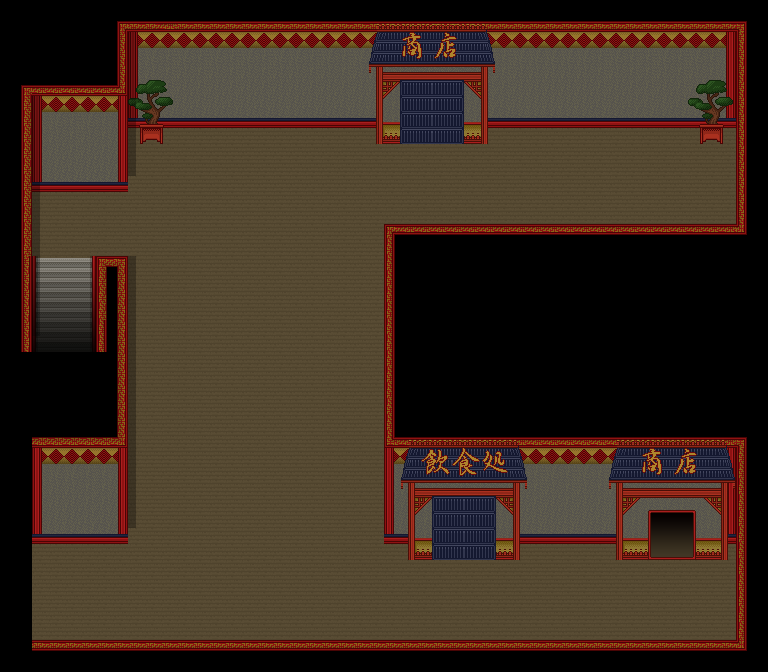

This is a level from a 2D game, rendered from its Tiled map with the project's own tilesets. A one-line summary and the map file follow, with tile-layer data summarised:
An orthogonal 48x42 tile map with 16x16 px tiles, 5 tile layers (Base, Obi, MonoShita, shutter, ...), 2 tilesets and 23 objects.

<map version="1.0" orientation="orthogonal" renderorder="right-down" width="48" height="42" tilewidth="16" tileheight="16" backgroundcolor="#000000" nextobjectid="31">
 <properties>
  <property name="z" value="-10" />
 </properties>
 <tileset firstgid="1" name="ST-Sewer-01" tilewidth="16" tileheight="16" tilecount="1504" columns="16">
  <image source="ST-Sewer-01.png" trans="aa55ff" width="256" height="1504" />
 </tileset>
 <tileset firstgid="1505" name="shopArea" tilewidth="16" tileheight="16" tilecount="851" columns="37">
  <image source="shopArea.png" width="592" height="368" />
 </tileset>
 <layer name="Base" width="48" height="42">
  <properties>
   <property name="z" value="-10" />
  </properties>
  <data>[2016 cells, 1509 non-empty, 68 distinct tile ids]</data>
 </layer>
 <layer name="Obi" width="48" height="42">
  <properties>
   <property name="z" value="-10" />
  </properties>
  <data>[2016 cells, 96 non-empty, 21 distinct tile ids]</data>
 </layer>
 <layer name="MonoShita" width="48" height="42">
  <properties>
   <property name="z" value="-10" />
  </properties>
  <data>[2016 cells, 192 non-empty, 80 distinct tile ids]</data>
 </layer>
 <layer name="shutter" width="48" height="42">
  <properties>
   <property name="z" value="-10" />
  </properties>
  <data>[2016 cells, 32 non-empty, 3 distinct tile ids]</data>
 </layer>
 <objectgroup name="collision">
  <object id="1" x="384" y="224" width="352" height="304" />
  <object id="2" x="736" y="0" width="32" height="672" />
  <object id="3" x="0" y="640" width="736" height="32" />
  <object id="4" x="128" y="0" width="608" height="128" />
  <object id="5" x="32" y="16" width="96" height="176" />
  <object id="6" x="16" y="96" width="16" height="256" />
  <object id="9" x="96" y="256" width="32" height="288" />
  <object id="12" x="0" y="432" width="96" height="112" />
  <object id="15" x="64" y="352" width="32" height="32" />
  <object id="20" x="384" y="528" width="272" height="16" />
  <object id="21" x="400" y="544" width="128" height="16" />
  <object id="22" x="608" y="544" width="48" height="16" />
  <object id="23" x="688" y="528" width="48" height="32" />
  <object id="26" x="688" y="544" width="32" height="16" />
  <object id="27" x="688" y="128" width="48" height="16" />
  <object id="28" x="128" y="128" width="48" height="16" />
  <object id="29" x="368" y="128" width="128" height="16" />
 </objectgroup>
 <objectgroup name="event">
  <object id="17" x="32" y="16" width="32" height="32">
   <properties>
    <property name="EventID" value="1" />
    <property name="trigger" value="0" />
   </properties>
  </object>
  <object id="18" x="32" y="320" width="64" height="32">
   <properties>
    <property name="EventID" value="2" />
    <property name="trigger" value="1" />
   </properties>
  </object>
  <object id="19" x="0" y="544" width="32" height="96">
   <properties>
    <property name="EventID" value="3" />
    <property name="trigger" value="1" />
   </properties>
  </object>
  <object id="24" x="656" y="528" width="32" height="32">
   <properties>
    <property name="EventID" value="4" />
    <property name="trigger" value="1" />
   </properties>
  </object>
  <object id="25" x="416" y="544" width="96" height="16">
   <properties>
    <property name="EventID" value="5" />
    <property name="trigger" value="2" />
   </properties>
  </object>
  <object id="30" x="384" y="128" width="96" height="16">
   <properties>
    <property name="EventID" value="5" />
    <property name="trigger" value="2" />
   </properties>
  </object>
 </objectgroup>
 <layer name="shadow" width="48" height="42">
  <data>[2016 cells, 41 non-empty, 2 distinct tile ids]</data>
 </layer>
</map>
